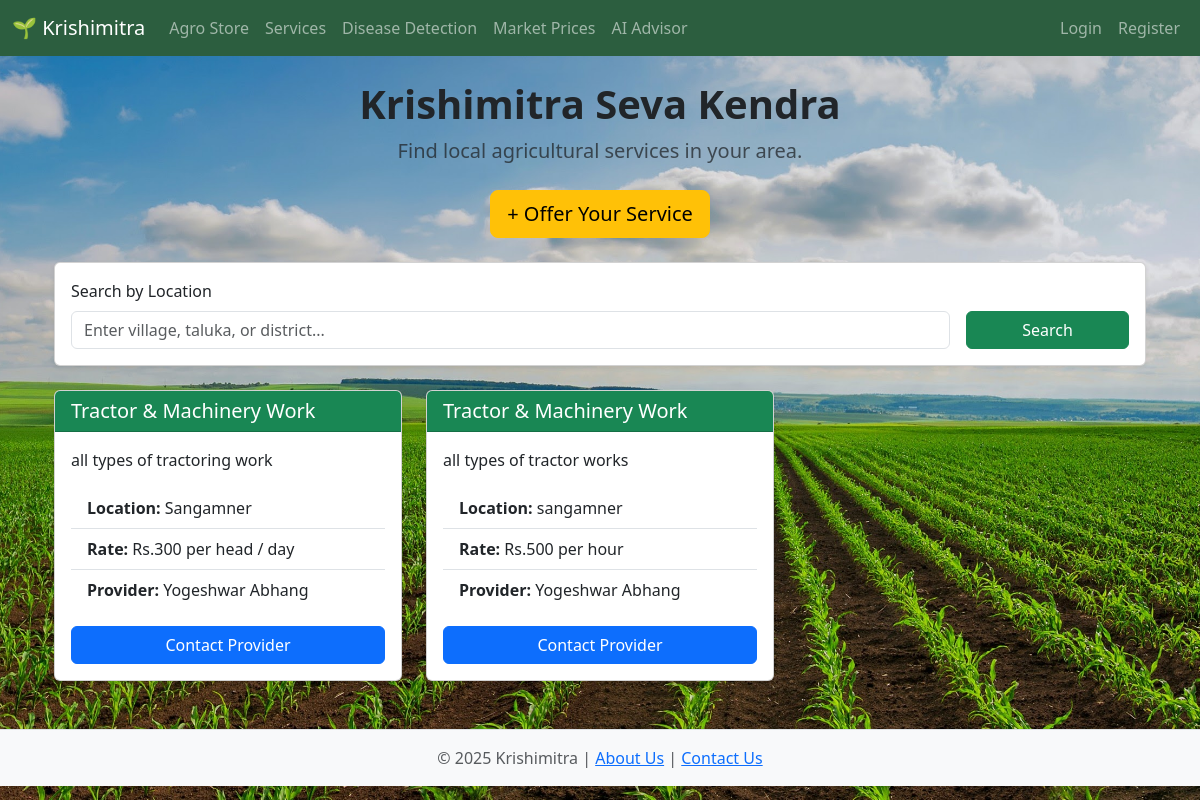
/services, run on the app's committed database.
### app.py (models this page shows)
class Service(db.Model):
    id = db.Column(db.Integer, primary_key=True)
    service_type = db.Column(db.String(100), nullable=False)
    description = db.Column(db.Text, nullable=False)
    price_details = db.Column(db.String(200), nullable=False)
    location = db.Column(db.String(150), nullable=False)
    provider_id = db.Column(db.Integer, db.ForeignKey('user.id'), nullable=False)

class User(db.Model):
    id = db.Column(db.Integer, primary_key=True)
    name = db.Column(db.String(100), nullable=False)
    email = db.Column(db.String(120), unique=True, nullable=False)
    mobile = db.Column(db.String(20), unique=True, nullable=False)
    password = db.Column(db.String(200), nullable=False)
    role = db.Column(db.String(20), nullable=False)
    products = db.relationship('Product', backref='seller_user', lazy=True)
    services = db.relationship('Service', backref='provider', lazy=True)

### app.py (the view)
@app.route('/services')
def find_services():
    search_location = request.args.get('location', '').lower()
    query = Service.query
    if search_location:
        query = query.filter(Service.location.ilike(f'%{search_location}%'))
    services = query.order_by(Service.id.desc()).all()
    return render_template('find_services.html', services=services, search_location=request.args.get('location', ''))

### templates/find_services.html (shortened to what this page needs)
{% extends 'base.html' %}
{% block body_class %}services-page-background{% endblock %}
{% block content %}
<div class="container my-4">
    <div class="text-center mb-4">
        <h1 class="display-6 fw-bold">Krishimitra Seva Kendra</h1>
        <p class="lead text-muted">Find local agricultural services in your area.</p>
    </div>
    <div class="text-center my-4">
        <a href="{{ url_for('offer_service') }}" class="btn btn-warning btn-lg">+ Offer Your Service</a>
    </div>
    <div class="card shadow-sm mb-4">
        <div class="card-body">
            <form method="GET" class="row g-3 align-items-center">
                <div class="col-md-10">
                    <label for="location" class="form-label">Search by Location</label>
                    <input type="search" name="location" id="location" class="form-control" placeholder="Enter village, taluka, or district..." value="{{ search_location or '' }}">
                </div>
                <div class="col-md-2 mt-auto">
                    <button type="submit" class="btn btn-success w-100">Search</button>
                </div>
            </form>
        </div>
    </div>
    <div class="row">
        {% if services %}
            {% for service in services %}
                <div class="col-md-6 col-lg-4 mb-4">
                    <div class="card h-100 shadow-sm">
                        <div class="card-header bg-success text-white">
                            <h5 class="mb-0">{{ service.service_type }}</h5>
                        </div>
                        <div class="card-body d-flex flex-column">
                            <p class="card-text">{{ service.description }}</p>
                            <ul class="list-group list-group-flush mt-auto">
                                <li class="list-group-item"><strong>Location:</strong> {{ service.location }}</li>
                                <li class="list-group-item"><strong>Rate:</strong> {{ service.price_details }}</li>
                                <li class="list-group-item"><strong>Provider:</strong> {{ service.provider.name }}</li>
                            </ul>
                            <a href="{{ url_for('conversation_start_service', service_id=service.id) }}" class="btn btn-primary mt-3">Contact Provider</a>
                        </div>
                    </div>
                </div>
            {% endfor %}
        {% else %}
            <div class="col-12">
                <div class="alert alert-info text-center">
                    No services found.{% if search_location %} for "{{ search_location }}"{% endif %}
                </div>
            </div>
        {% endif %}
    </div>
</div>
{% endblock %}

### static/css/style.css (style rules this page uses)
.form-control, .form-select { transition: border-color 0.3s ease, box-shadow 0.3s ease; }
.services-page-background { background: url('../images/report.jpg') no-repeat center center fixed; background-size: cover; }

### data on the page
Service: service_type "Tractor & Machinery Work", description "all types of tractoring work", location "Sangamner", price_details "Rs.300 per head / day", provider.name "Yogeshwar Abhang"
Service: service_type "Tractor & Machinery Work", description "all types of tractor works", location "sangamner", price_details "Rs.500 per hour", provider.name "Yogeshwar Abhang"
